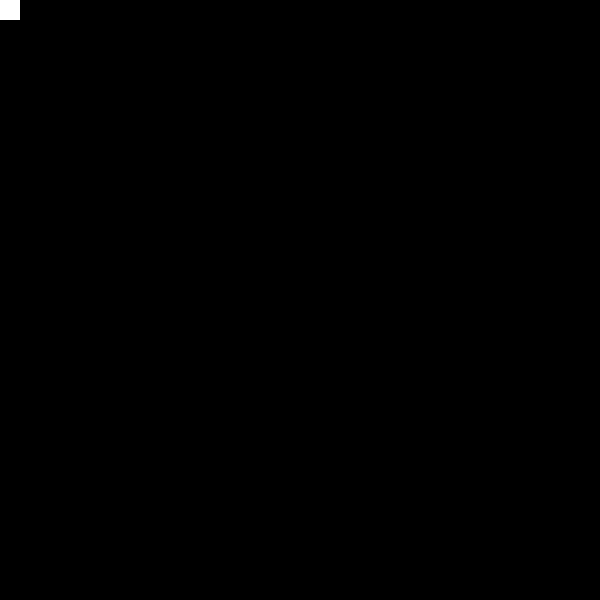
Frame 1 (no input)
Frame 60 (the mouse pressed at the canvas centre just before this capture): identical to frame 1, image omitted
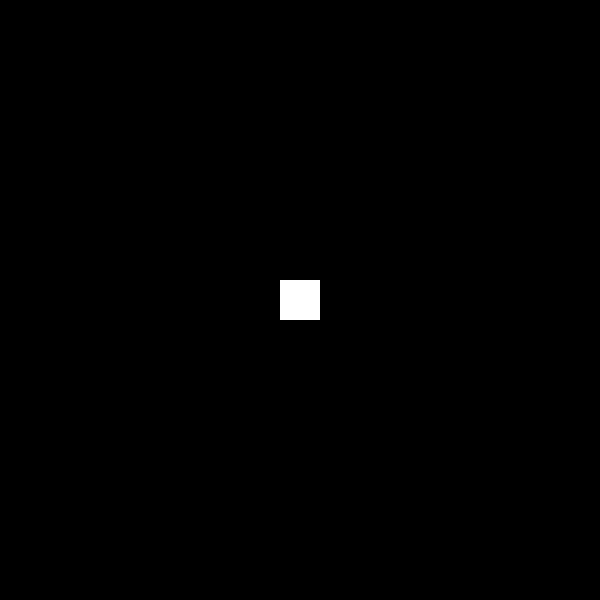
Frame 120 (the mouse held since frame 60 and released just before this capture)

The Processing sketch that drew these frames (run headless with seeded random() and noise(); from frame 60 on, the mouse is pressed at the canvas centre):

// Processing sketch: smooth
// ── smooth.pde
float smoothValX, smoothValY, posSourisX, posSourisY;
float facteurLissage = 0.25; // Entre 0 et 1. Plus le chiffre est petit, plus le filtre est important, et plus le mobile tarde à rejoindre sa destination.
float seuil = 1; // Détermine à partir de quand le lissage sera calculé. Une petite valeur implique une évaluation constante.

void setup() {
  size(600, 600);
  background(0);
  fill(255);
  noStroke();
  rectMode(CENTER);
}

void draw() {
  background(0);
  
  posSourisX = mouseX;
  posSourisY = mouseY;

  if ((abs(smoothValX-posSourisX) > seuil)||(abs(smoothValY-posSourisY) > seuil)) {
    // Formule empruntée à Thomas Frederics
    smoothValX = (posSourisX-smoothValX)*facteurLissage+smoothValX;
    smoothValY = (posSourisY-smoothValY)*facteurLissage+smoothValY;
  } else {
    smoothValX = posSourisX;
    smoothValY = posSourisY;
  }

  rect(smoothValX, smoothValY, 40, 40);
}
